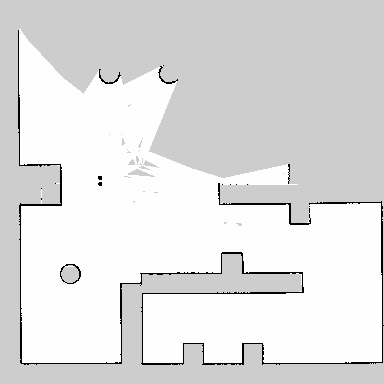
#> input picture Gazebo_test_map/tesst1.png, 384 x 384 px
$ python feature_detect_match.py
#> lines starting #> are read from the running program, lines starting #| are printed output that depends on the picture; after the words box and inside, x2 and y2 are one past the last pixel; in counts of white or black regions, pixels touching at a corner belong together
#> further down, img_1 is the input picture: shape (384, 384, 3); min 0, max 254, mean 224.3
# -*- coding:utf-8 -*-
import cv2
import numpy as np
from matplotlib import pyplot as plt
import math
import copy

def _transform_state(input_map):
    """
    Probabilities in OGMs will be transformed into 3 values: 0, 128, 255. \n
    Occupied Space:   0\n
    Unknown  Space: 128\n
    Free     Space: 255
    """

    r, c = np.shape(input_map)
#> r = 384; c = 384
    for i in range(r):
        for j in range(c):

            if input_map[i, j]  > 230:  # White >> Free Space
                input_map[i, j] = 255

            elif input_map[i, j] < 100: # Black >> Occupied Space
                input_map[i, j] = 0

            else:                       # Gray  >> Unknown Space
                input_map[i, j] = 255
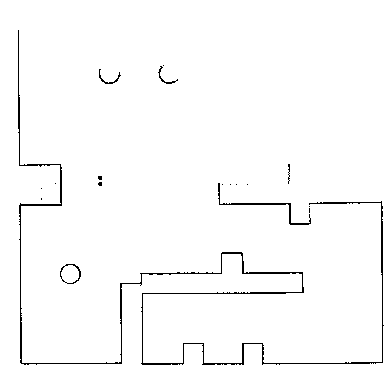
#> input_map: shape (384, 384); 98.1% white; black in thin lines or dots, all inside (x1, y1, x2, y2) = (18, 30, 384, 365)

    return input_map

def feature_detect_match(img1, img2, method="sift", delete_pairs=False):

    if method == "sift":
        siftDetector = cv2.xfeatures2d.SIFT_create()
        key_points_1, descriptor_1 = siftDetector.detectAndCompute(img1, None)
        key_points_2, descriptor_2 = siftDetector.detectAndCompute(img2, None)

    elif method == "surf":
        surf = cv2.xfeatures2d.SURF_create(400)
        key_points_1, descriptor_1 = surf.detectAndCompute(img1, None)
        key_points_2, descriptor_2 = surf.detectAndCompute(img2, None)

    elif method == "orb":
        orb = cv2.ORB_create()
        key_points_1, descriptor_1 = orb.detectAndCompute(img1, None)
        key_points_2, descriptor_2 = orb.detectAndCompute(img2, None)

    elif method == "fast":
        fast = cv2.FastFeatureDetector_create()
        key_points_1 = fast.detect(img1, None)
        key_points_2 = fast.detect(img2, None)

        br = cv2.BRISK_create()
        key_points_1, descriptor_1 = br.compute(img1,  key_points_1)
        key_points_2, descriptor_2 = br.compute(img2,  key_points_2)

    else:
        print("Method selection error, please input 'sift', 'surf', or 'orb'.")
        return

    bf = cv2.BFMatcher() # 創建暴力匹配對象，cv2.BFMatcher()；
    matches = bf.knnMatch(descriptor_1, descriptor_2, k=2) # 使用Matcher.knnMatch()獲得兩幅圖像的K個最佳匹配；
    good = []
    for m, n in matches:
        if m.distance < 0.75*n.distance: #獲得的K個最佳匹配中取出來第一個和第二個，進行比值，比值小於0.75，則爲好的匹配點
            good.append([m])

    # [24 lines of commented-out code are left out]


    if delete_pairs:
        good_new = []
        train_list = []
        for i in range(len(good)):
            if good[i][0].trainIdx not in train_list:
                good_new.append(good[i])
                train_list.append(good[i][0].trainIdx)

        img3 = np.empty((600,600))
        img3 = cv2.drawMatchesKnn(img1, key_points_1, img2, key_points_2, good_new, img3, flags=2) #採用cv2.drawMatchesKnn()函數，在最佳匹配的點之間繪製直線

    else:
        img3 = np.empty((600,600))
        img3 = cv2.drawMatchesKnn(img1, key_points_1, img2, key_points_2, good, img3, flags=2) #採用cv2.drawMatchesKnn()函數，在最佳匹配的點之間繪製直線

    return img3


def dilate(img, L=1):

#> called with L = 3
    img_r, img_c = np.shape(img)
#> img_r = 384; img_c = 384
    new_img = np.ones((img_r, img_c))*255
    black_pts = np.where(img==0)
#> black_pts = 2793 positions, rows 30 to 364, columns 18 to 383
    _, length = np.shape(black_pts)
#> length = 2793
    for i in range(length):
        x = black_pts[0][i]
        y = black_pts[1][i]
        new_img[x-L:x+L+1, y-L:y+L+1] = 0
#> this loop made 2793 passes
#> (x, y) on passes 1 to 3: (30, 18), (31, 18), (32, 18)
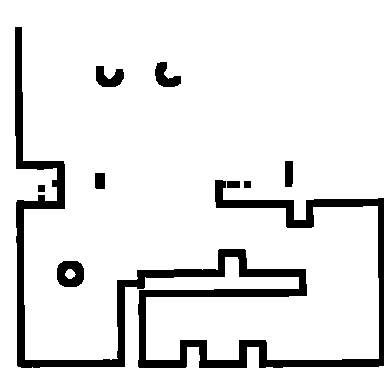
#> new_img: shape (384, 384) float64; 89.7% white; 9 black regions, largest, box (x1, y1, x2, y2) and area: (15, 27, 384, 368) 13384, (57, 261, 84, 287) 543, (96, 66, 124, 87) 384

    return new_img.astype(np.uint8)

def erode(img, L=1):

#> called with L = 4
    img_r, img_c = np.shape(img)
#> img_r = 384; img_c = 384
    new_img = np.ones((img_r, img_c))*255
    black_pts = np.where(img==0)
#> black_pts = 15232 positions, rows 27 to 367, columns 15 to 383
    _, length = np.shape(black_pts)
#> length = 15232
    for i in range(length):
        x = black_pts[0][i]
        y = black_pts[1][i]
        if x-L < 0 or y-L < 0 or x+L > img_r or y+L >img_c:
            pass
        else:
            if np.amax(img[x-L:x+L+1, y-L:y+L+1]) == 0:
                new_img[x,y] = 0
#> this loop made 15232 passes
#> (x, y) on passes 1 to 3: (27, 15), (27, 16), (27, 17)
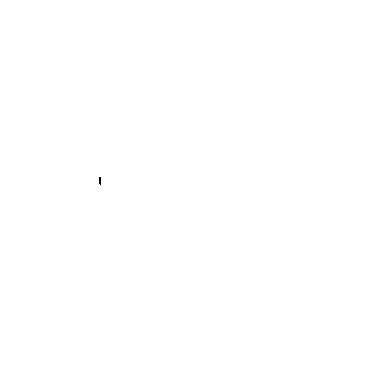
#> new_img: shape (384, 384) float64; 100% white; black in thin lines or dots, all inside (x1, y1, x2, y2) = (99, 177, 101, 185)

    return new_img.astype(np.uint8)

def find_contour(img1, img2):

    r,c = np.shape(img1)
    new_img = np.ones((r,c))*255
    for i in range(r):
        for j in range(c):
            if img1[i,j]!=img2[i,j]:
                new_img[i,j]=0
    return new_img.astype(np.uint8)


if __name__ == '__main__':

    s=3

    img_1 = cv2.imread('Gazebo_test_map/tesst1.png')
    img_1 = cv2.cvtColor(img_1, cv2.COLOR_RGB2GRAY)
    img_1 = _transform_state(input_map=img_1)
    img_1_ = dilate(img_1, L=s)
    img_1_de = erode(img_1_, L=s+1)
    # img_1_ct = find_contour(img1=img_1_, img2=dilate(img=img_1, L=1))

    img_2 = cv2.imread('Gazebo_test_map/test0223_2.png')
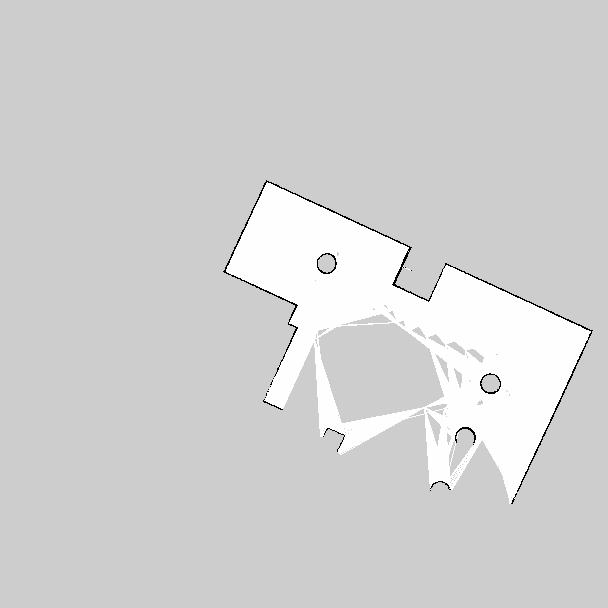
#> input picture Gazebo_test_map/test0223_2.png, 608 x 608 px
#> img_2 is the input picture: shape (608, 608, 3); min 0, max 254, mean 209.8
    img_2 = cv2.cvtColor(img_2, cv2.COLOR_RGB2GRAY)
#> img_2: shape (608, 608)
    img_2 = _transform_state(input_map=img_2)
#> after the loop in _transform_state (call 2), `for i in range(r):`:
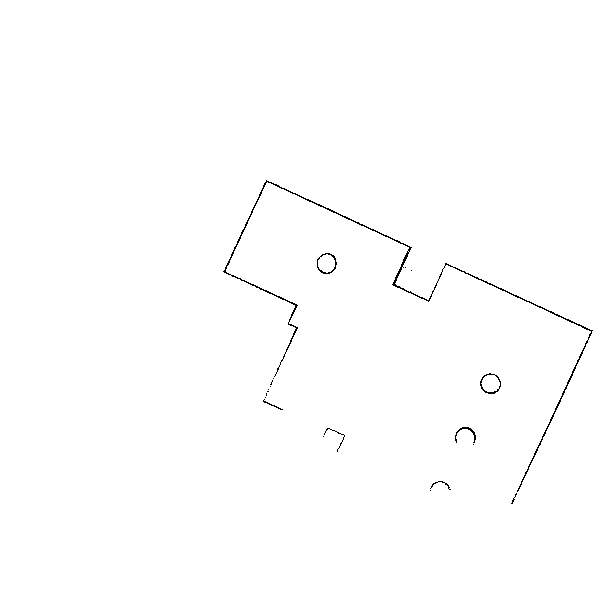
#> input_map: shape (608, 608); 99.5% white; black in thin lines or dots, all inside (x1, y1, x2, y2) = (223, 180, 593, 504)
    img_2_ = dilate(img_2, L=s)
#> call 2 of dilate, with L = 3
#> in dilate (call 2), `black_pts = np.where(img==0)`: black_pts = 1702 positions, rows 180 to 503, columns 223 to 592
#> the loop in dilate (call 2), `for i in range(length):` made 1702 passes
#> (x, y) on passes 1 to 3: (180, 266), (181, 266), (181, 267)
#> after the loop in dilate (call 2), `for i in range(length):`:
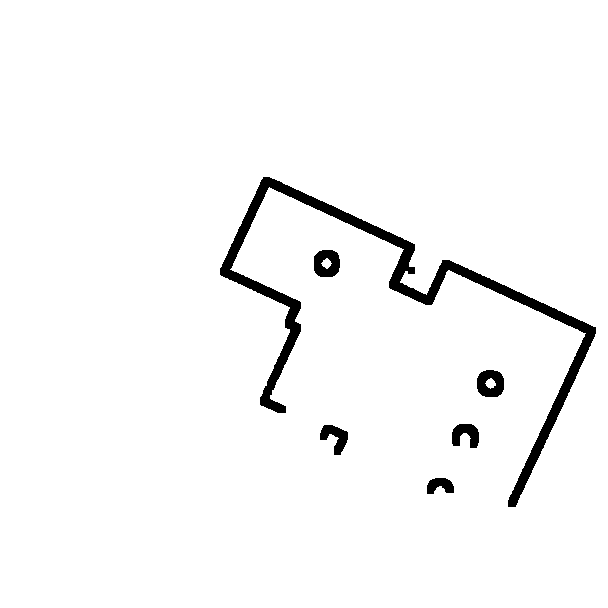
#> new_img: shape (608, 608) float64; 97% white; 6 black regions, box (x1, y1, x2, y2) and area: (220, 177, 596, 507) 8906, (477, 370, 504, 397) 550, (314, 250, 340, 277) 542, (320, 425, 348, 455) 436, (452, 424, 479, 448) 436, (427, 478, 454, 494) 305
    img_2_de = erode(img_2_, L=s+1)
#> the loop in erode (call 2), `for i in range(length):` made 11175 passes
#> (x, y) on passes 1 to 3: (177, 263), (177, 264), (177, 265)
#> after the loop in erode (call 2), `for i in range(length):`: new_img: shape (608, 608) float64; 100% white; black in thin lines or dots, all inside (x1, y1, x2, y2) = (225, 182, 591, 430)
    # img_2_ct = find_contour(img1=img_2_, img2=dilate(img=img_2, L=1))

    img_sift = feature_detect_match(img1=img_1_de, img2=img_2_de, method="sift")
#> in feature_detect_match, `key_points_1, descriptor_1 = siftDetector.detectAndCompute(img1, None)`: key_points_1 = (); descriptor_1 = None
#> in feature_detect_match, `key_points_2, descriptor_2 = siftDetector.detectAndCompute(img2, None)`: key_points_2 = 2 keypoints; (x, y, size): (403, 265, 2.1), (403, 265, 2.1)
#> in feature_detect_match, `matches = bf.knnMatch(descriptor_1, descriptor_2, k=2)`: matches = ()
#> after the loop in feature_detect_match, `for m, n in matches:`: good = []
#> in feature_detect_match, `img3 = cv2.drawMatchesKnn(img1, key_points_1, img2, key_points_2, good..`:
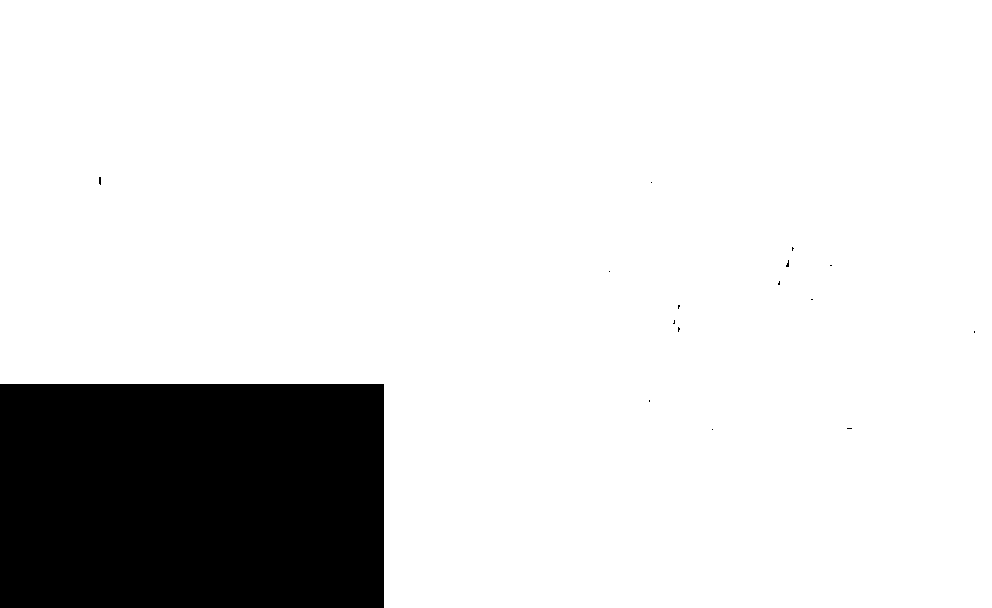
#> img3: shape (608, 992, 3); 85.7% white; 16 black regions (15 under 20 px), largest, box (x1, y1, x2, y2) and area: (0, 384, 384, 608) 86016
    # [10 lines of commented-out code are left out]

    plt.figure()
    # p1 = plt.subplot(311)
    plt.imshow(img_sift, cmap='gray')
    # [29 lines of commented-out code are left out]
    plt.show()
